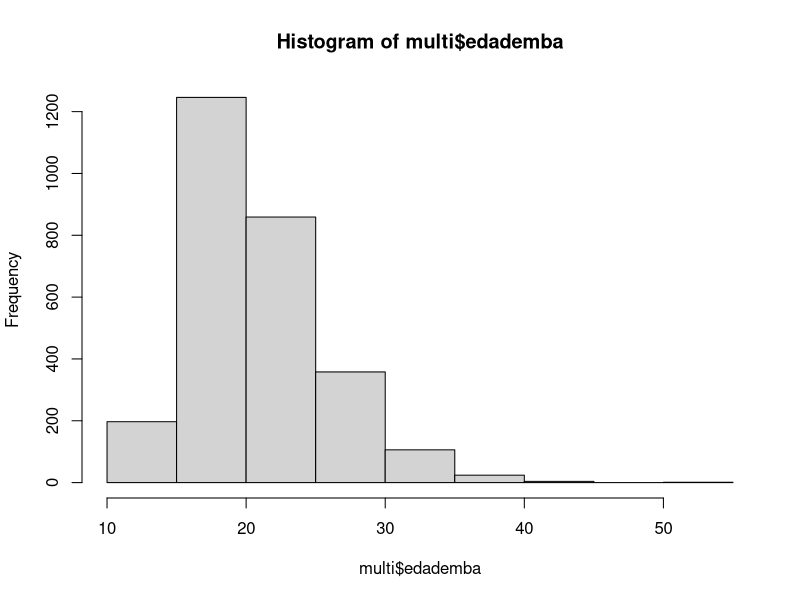
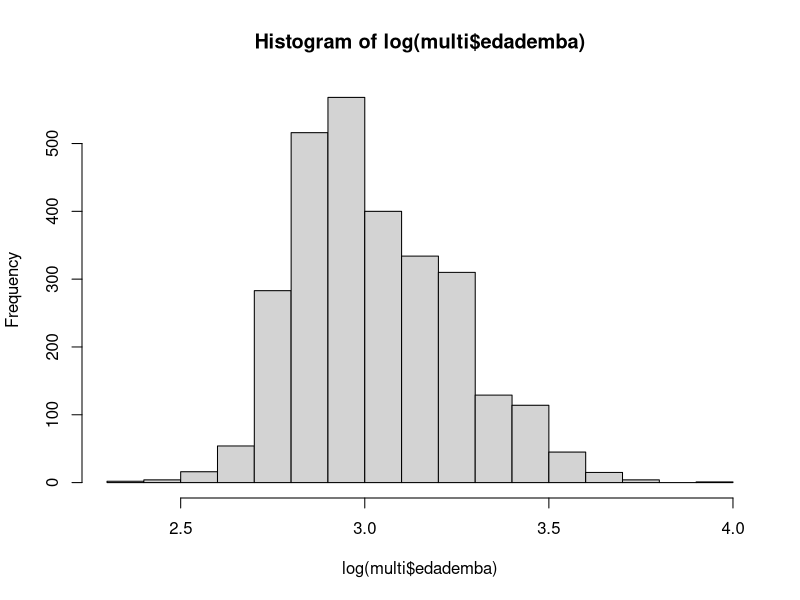

Source code (R) for these figures, in order:
# get data
setwd("c:/Juan/CREAL/GitHub/R_course/Data_for_exercises/")
multi <- read.delim("multicentric.txt")
head(multi)

# normalidad
hist(multi$edademba)
ks.test(multi$edademba, "pnorm")

hist(log(multi$edademba))
ks.test(log(multi$edademba), "pnorm")

# test
wilcox.test(edademba ~ status, data=multi)
wilcox.test(nembara ~ status, data=multi)
t.test(durco ~ status, data=multi)


# test
tt <- with(multi, table(vph, status))
tt
chisq.test(tt)

tt <- with(multi, table(pais, status))
tt
chisq.test(tt)

tt <- with(multi, table(fumar, status))
tt
chisq.test(tt)

tt <- with(multi, table(pap, status))
tt
chisq.test(tt)

tt <- with(multi, table(niveledu, status))
tt
chisq.test(tt)



  
  